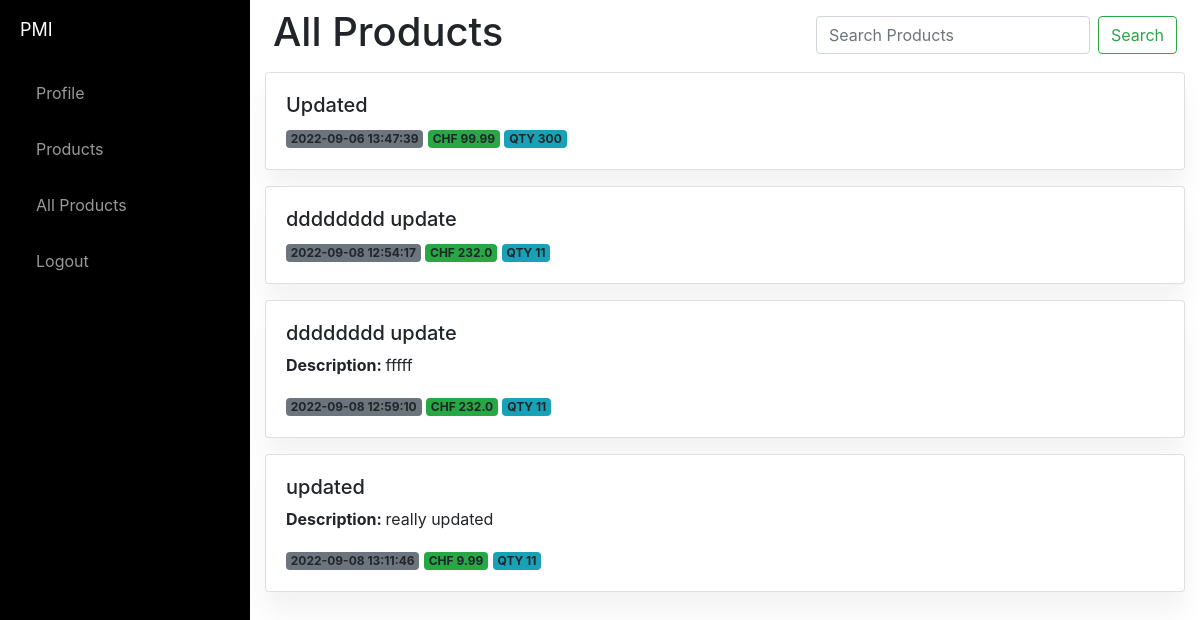
Page /products (signed in) on the earlier database version.
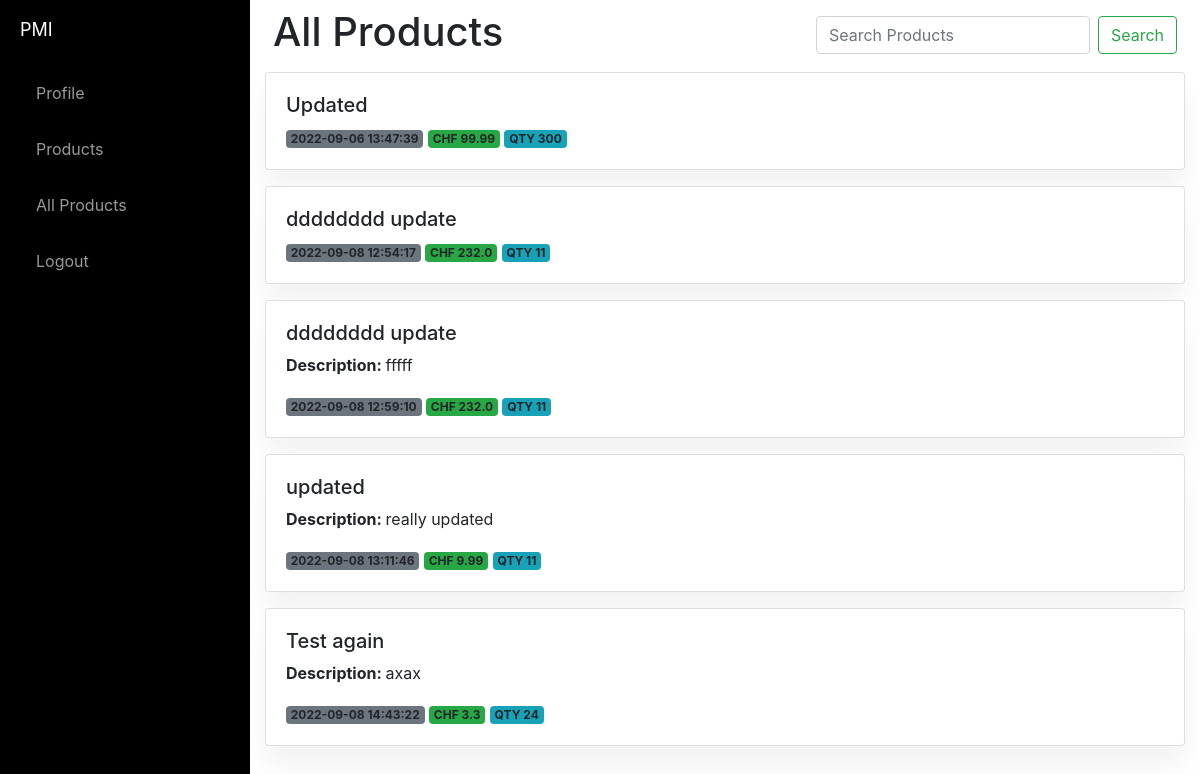
Same page on the later database version.
### website/models.py (models this page shows)
class Product(db.Model):
    id = db.Column(db.Integer, primary_key=True)
    product_name = db.Column(db.String(150))
    description = db.Column(db.String(10000))
    price = db.Column(db.Float)
    qty = db.Column(db.Integer)
    date = db.Column(db.DateTime(timezone=True), default=func.now())
    user_id = db.Column(db.Integer, db.ForeignKey('user.id'))

### website/views.py (the view)
@views.route('/products')
@login_required
def products():
    products = Product.query.all()
    return render_template("products.html", products=products, user=current_user)

### website/templates/products.html (shortened to what this page needs)
{% extends "base.html" %} {% block title %}Products{% endblock %} {% block content%}
<div class="d-flex">
    <div class="p-2">
        <h1>All Products</h1>
    </div>
    <div class="ml-auto p-2">
        <form class="form-inline my-2 my-lg-10 ">
            <input class="form-control mr-sm-2" type="search" placeholder="Search Products" aria-label="Search">
            <button class="btn btn-outline-success my-2 my-sm-0" type="submit">Search</button>
        </form>
    </div>
</div>
{% for product in products %}
<div class="card mb-3">
    <div class="card-body">
        <div class="d-flex flex-column flex-lg-row">
            <div class="row flex-fill">
                <div class="col-sm-5 ">
                    {% if product.product_name %}<h4 class="h5">{{ product.product_name }}</h4>{% endif %}
                    {% if product.description %}<p class="p"> <strong>Description: </strong> {{ product.description }}</p>{% endif %}
                    {% if product.date %} <span class="badge bg-secondary">{{ product.date }}</span> {% endif %}
                    {% if product.price %}<span class="badge bg-success">CHF {{ product.price}}</span>{% endif %}
                    {% if product.qty %}<span class="badge bg-info">QTY {{ product.qty}}</span>{% endif %}
                </div>
            </div>
        </div>
    </div>
</div>
{% endfor %}
{% endblock %}

Differences in the rows shown:
added Product: product_name "Test again", description "axax", date "2022-09-08 14:43:22", price "3.3", qty "24"
